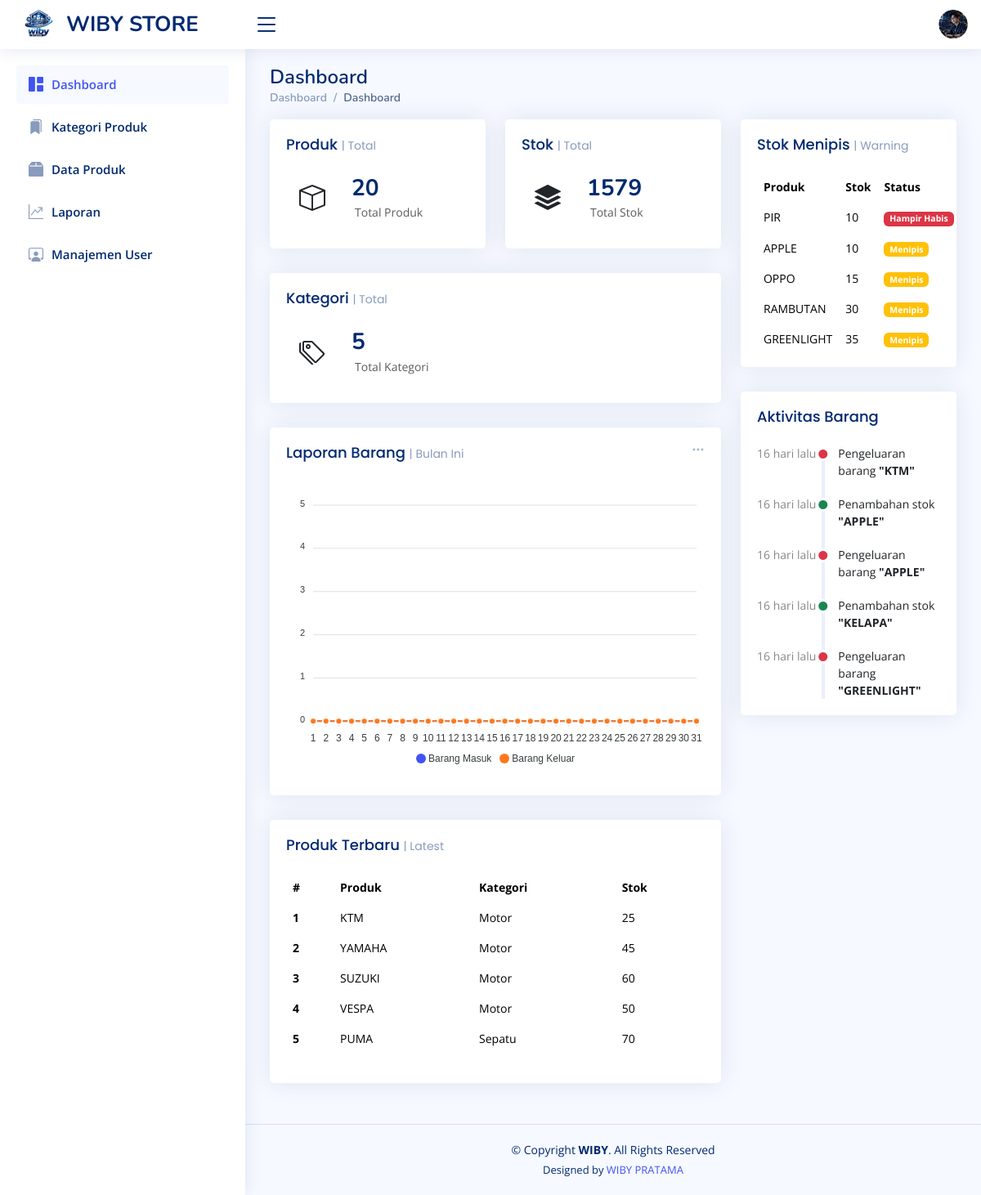
The app's page /index.php (signed in) with its own data.
### tables this page shows
CREATE TABLE `products` (
  `id` int(11) NOT NULL,
  `category_id` int(11) DEFAULT NULL,
  `product_code` varchar(50) DEFAULT NULL,
  `product_name` varchar(150) DEFAULT NULL,
  `stock` int(11) DEFAULT 5,
  `min_stock` int(11) DEFAULT NULL,
  `price` int(11) DEFAULT NULL,
  `gambar` varchar(255) NOT NULL,
  `created_at` timestamp NOT NULL DEFAULT current_timestamp(),
  `updated_at` timestamp NULL DEFAULT NULL
);

CREATE TABLE `categories` (
  `id` int(11) NOT NULL,
  `kd_kat` varchar(5) NOT NULL,
  `category_name` varchar(100) NOT NULL
);

CREATE TABLE `stock_logs` (
  `id` int(11) NOT NULL,
  `product_id` int(11) DEFAULT NULL,
  `change_type` enum('ADD','EDIT','REDUCE') DEFAULT NULL,
  `qty` int(11) DEFAULT NULL,
  `stock_after` int(11) DEFAULT NULL,
  `note` varchar(255) DEFAULT NULL,
  `created_at` timestamp NOT NULL DEFAULT current_timestamp(),
  `created_by` int(11) DEFAULT NULL,
  `stock_before` int(11) NOT NULL
);

### index.php (the view, shortened to what this page needs)
<?php
include "Koneksi.php";
$q_produk = mysqli_query($conn, "SELECT COUNT(*) as total_produk FROM products");
$data_produk = mysqli_fetch_assoc($q_produk);
$q_stok = mysqli_query($conn, "SELECT SUM(stock) as total_stok FROM products");
$data_stok = mysqli_fetch_assoc($q_stok);
$q_kategori = mysqli_query($conn, "SELECT COUNT(*) as total_kategori FROM categories");
$data_kategori = mysqli_fetch_assoc($q_kategori);
$query = mysqli_query($conn, "
    SELECT p.product_name, p.stock, c.category_name
    FROM products p
    JOIN categories c ON p.category_id = c.id
    ORDER BY p.created_at DESC
    LIMIT 5
");
$q_menipis = mysqli_query($conn, "
    SELECT product_name, stock, min_stock
    FROM products
    WHERE stock <= min_stock
    ORDER BY stock ASC
    LIMIT 5
");
$q_aktivitas = mysqli_query($conn, "
    SELECT sl.*, p.product_name, u.name as user_name
    FROM stock_logs sl
    JOIN products p ON sl.product_id = p.id
    JOIN users u ON sl.created_by = u.id
    ORDER BY sl.created_at DESC
    LIMIT 5
");
function waktu_lalu(string $datetime)
{
  $selisih = time() - strtotime($datetime);
  $menit = floor($selisih / 60);
  $jam   = floor($selisih / 3600);
  $hari  = floor($selisih / 86400);
  if ($menit < 60) {
    return $menit . " menit lalu";
  } elseif ($jam < 24) {
    return $jam . " jam lalu";
  } else {
    return $hari . " hari lalu";
  }
}
?>
<!DOCTYPE html>
<html lang="en">
<head>
  <link href="assets/vendor/bootstrap/css/bootstrap.min.css" rel="stylesheet">
  <link href="assets/vendor/bootstrap-icons/bootstrap-icons.css" rel="stylesheet">
  <link href="assets/vendor/boxicons/css/boxicons.min.css" rel="stylesheet">
  <link href="assets/vendor/quill/quill.snow.css" rel="stylesheet">
  <link href="assets/vendor/quill/quill.bubble.css" rel="stylesheet">
  <link href="assets/vendor/remixicon/remixicon.css" rel="stylesheet">
  <link href="assets/vendor/simple-datatables/style.css" rel="stylesheet">
  <link href="assets/css/style.css" rel="stylesheet">
</head>
<body>
  <header id="header" class="header fixed-top d-flex align-items-center">
    <div class="d-flex align-items-center justify-content-between">
      <a href="index.php" class="logo d-flex align-items-center">
        <img src="assets/img/logo_wiby.png.png" alt=""width="45">
        <span class="d-none d-lg-block">WIBY STORE</span>
      </a>
      <i class="bi bi-list toggle-sidebar-btn"></i>
    </div>
    <nav class="header-nav ms-auto">
      <ul class="d-flex align-items-center">
        <li class="nav-item dropdown pe-3">
          <a class="nav-link nav-profile d-flex align-items-center pe-0"
            href="#"
            data-bs-toggle="dropdown">
            <img
              src="assets/img/foto_profile.png.png"
              alt="Profile"
              class="rounded-circle" />
          </a>
        </li>
      </ul>
    </nav>
  </header>
  <aside id="sidebar" class="sidebar">
    <ul class="sidebar-nav" id="sidebar-nav">
      <li class="nav-item">
        <a class="nav-link " href="index.php">
          <i class="bi bi-grid-1x2-fill"></i>
          <span>Dashboard</span>
        </a>
      </li>
      <li class="nav-item">
        <a class="nav-link collapsed" href="kategori_produk.php">
          <i class="bi bi-bookmarks-fill"></i>
          <span>Kategori Produk</span>
        </a>
      </li>
      <li class="nav-item">
        <a class="nav-link collapsed" href="produk.php">
          <i class="bi bi-box2-fill"></i>
          <span>Data Produk</span>
        </a>
      </li>
      <li class="nav-item">
        <a class="nav-link collapsed" href="laporan.php">
          <i class="bi bi-graph-up-arrow"></i>
          <span>Laporan</span>
        </a>
      </li>
      <li class="nav-item">
        <a class="nav-link collapsed" href="users.php">
          <i class="bi bi-person-workspace"></i>
          <span>Manajemen User</span>
        </a>
      </li>
    </ul>
  </aside>
  <main id="main" class="main">
    <div class="pagetitle">
      <h1>Dashboard</h1>
      <nav>
        <ol class="breadcrumb">
          <li class="breadcrumb-item"><a href="index.php">Dashboard</a></li>
          <li class="breadcrumb-item active">Dashboard</li>
        </ol>
      </nav>
    </div>
    <section class="section dashboard">
      <div class="row">
        <div class="col-lg-8">
          <div class="row">
            <div class="col-xxl-4 col-md-6">
              <div class="card info-card">
                <div class="card-body">
                  <h5 class="card-title">Produk <span>| Total</span></h5>
                  <div class="d-flex align-items-center">
                    <div class="card-icon rounded-circle d-flex align-items-center justify-content-center">
                      <i class="bi bi-box"></i>
                    </div>
                    <div class="ps-3">
                      <h6><?= $data_produk['total_produk']; ?></h6>
                      <span class="text-muted small pt-2 ps-1">Total Produk</span>
                    </div>
                  </div>
                </div>
              </div>
            </div>
            <div class="col-xxl-4 col-md-6">
              <div class="card info-card">
                <div class="card-body">
                  <h5 class="card-title">Stok <span>| Total</span></h5>
                  <div class="d-flex align-items-center">
                    <div class="card-icon rounded-circle d-flex align-items-center justify-content-center">
                      <i class="bi bi-stack"></i>
                    </div>
                    <div class="ps-3">
                      <h6><?= $data_stok['total_stok'] ?? 0; ?></h6>
                      <span class="text-muted small pt-2 ps-1">Total Stok</span>
                    </div>
                  </div>
                </div>
              </div>
            </div>
            <div class="col-xxl-4 col-md-12">
              <div class="card info-card">
                <div class="card-body">
                  <h5 class="card-title">Kategori <span>| Total</span></h5>
                  <div class="d-flex align-items-center">
                    <div class="card-icon rounded-circle d-flex align-items-center justify-content-center">
                      <i class="bi bi-tags"></i>
                    </div>
                    <div class="ps-3">
                      <h6><?= $data_kategori['total_kategori']; ?></h6>
                      <span class="text-muted small pt-2 ps-1">Total Kategori</span>
                    </div>
                  </div>
                </div>
              </div>
            </div>
            <div class="col-12">
              <div class="card">
                <div class="filter">
                  <a class="icon" href="#" data-bs-toggle="dropdown"><i class="bi bi-three-dots"></i></a>
                </div>
                <div class="card-body">
                  <h5 class="card-title">Laporan Barang <span>| Bulan Ini</span></h5>
                  <div id="reportsChart"></div>
                </div>
              </div>
            </div>
            <div class="col-12">
              <div class="card recent-sales">
                <div class="card-body">
                  <h5 class="card-title">Produk Terbaru <span>| Latest</span></h5>
                  <table class="table table-borderless datatable">
                    <thead>
                      <tr>
                        <th scope="col">#</th>
                        <th scope="col">Produk</th>
                        <th scope="col">Kategori</th>
                        <th scope="col">Stok</th>
                      </tr>
                    </thead>
                    <tbody>
                      <?php $no = 1;
                      while ($row = mysqli_fetch_assoc($query)) :
                      ?>
                        <tr>
                          <th><?= $no++; ?></th>
                          <td><?= $row['product_name']; ?></td>
                          <td><?= $row['category_name']; ?></td>
                          <td><?= $row['stock']; ?></td>
                        </tr>
                      <?php endwhile; ?>
                    </tbody>
                  </table>
                </div>
              </div>
            </div>
          </div>
        </div>
        <div class="col-lg-4">
          <div class="card top-selling overflow-auto">
            <div class="card-body pb-0">
              <h5 class="card-title">Stok Menipis <span>| Warning</span></h5>
              <table class="table table-borderless">
                <thead>
                  <tr>
                    <th>Produk</th>
                    <th>Stok</th>
                    <th>Status</th>
                  </tr>
                </thead>
                <tbody>
                  <?php while ($row = mysqli_fetch_assoc($q_menipis)) : ?>
                    <tr>
                      <td><?= $row['product_name']; ?></td>
                      <td><?= $row['stock']; ?></td>
                      <td>
                        <?php if ($row['stock'] == 0): ?>
                          <span class="badge bg-danger">Habis</span>
                        <?php elseif ($row['stock'] <= ($row['min_stock'] / 2)): ?>
                          <span class="badge bg-danger">Hampir Habis</span>
                        <?php else: ?>
                          <span class="badge bg-warning">Menipis</span>
                        <?php endif; ?>
                      </td>
                    </tr>
                  <?php endwhile; ?>
                </tbody>
              </table>
            </div>
          </div>
          <div class="card">
            <div class="card-body">
              <h5 class="card-title">Aktivitas Barang</h5>
              <div class="activity">
                <?php while ($row = mysqli_fetch_assoc($q_aktivitas)) :
                  if ($row['change_type'] == 'ADD') {
                    $text = "Penambahan stok";
                    $color = "text-success";
                  } elseif ($row['change_type'] == 'REDUCE') {
                    $text = "Pengeluaran barang";
                    $color = "text-danger";
                  } else {
                    $text = "Perubahan stok";
                    $color = "text-primary";
                  }
                ?>
                  <div class="activity-item d-flex">
                    <div class="activite-label">
                      <?= waktu_lalu($row['created_at']); ?>
                    </div>
                    <i class="bi bi-circle-fill activity-badge <?= $color ?> align-self-start"></i>
                    <div class="activity-content">
                      <?= $text; ?>
                      <span class="fw-bold text-dark">
                        "<?= $row['product_name']; ?>"
                      </span>
                    </div>
                  </div>
                <?php endwhile; ?>
              </div>
            </div>
          </div>
        </div>
      </div>
    </section>
  </main>
  <footer id="footer" class="footer">
    <div class="copyright">
      &copy; Copyright <strong><span>WIBY</span></strong>. All Rights Reserved
    </div>
    <div class="credits">
      Designed by <a href="https://www.instagram.com/wibpttraaa_/">WIBY PRATAMA</a>
    </div>
  </footer>
</body>
</html>

### index.php (style rules this page uses)
.logo img { max-height: 55px !important; width: auto; object-fit: contain; }
.sidebar-nav .nav-link i { color: #4154f1; font-size: 18px; transition: 0.3s; }

### records on screen
products: product_name "KTM", category.category_name "Motor", stock "25"
products: product_name "YAMAHA", category.category_name "Motor", stock "45"
products: product_name "SUZUKI", category.category_name "Motor", stock "60"
products: product_name "VESPA", category.category_name "Motor", stock "50"
products: product_name "PUMA", category.category_name "Sepatu", stock "70"
products: product_name "PIR", stock "10", min_stock "Hampir Habis"
products: product_name "APPLE", stock "10", min_stock "Menipis"
products: product_name "OPPO", stock "15", min_stock "Menipis"
products: product_name "RAMBUTAN", stock "30", min_stock "Menipis"
products: product_name "GREENLIGHT", stock "35", min_stock "Menipis"
stock_logs: created_at "16 hari lalu", change_type "Pengeluaran barang", product.product_name "KTM"
stock_logs: created_at "16 hari lalu", change_type "Penambahan stok", product.product_name "APPLE"
stock_logs: created_at "16 hari lalu", change_type "Pengeluaran barang", product.product_name "APPLE"
stock_logs: created_at "16 hari lalu", change_type "Penambahan stok", product.product_name "KELAPA"
stock_logs: created_at "16 hari lalu", change_type "Pengeluaran barang", product.product_name "GREENLIGHT"

### other values on screen
$data_produk['total_produk'] "20"
$data_stok['total_stok'] "1579"
$data_kategori['total_kategori'] "5"
